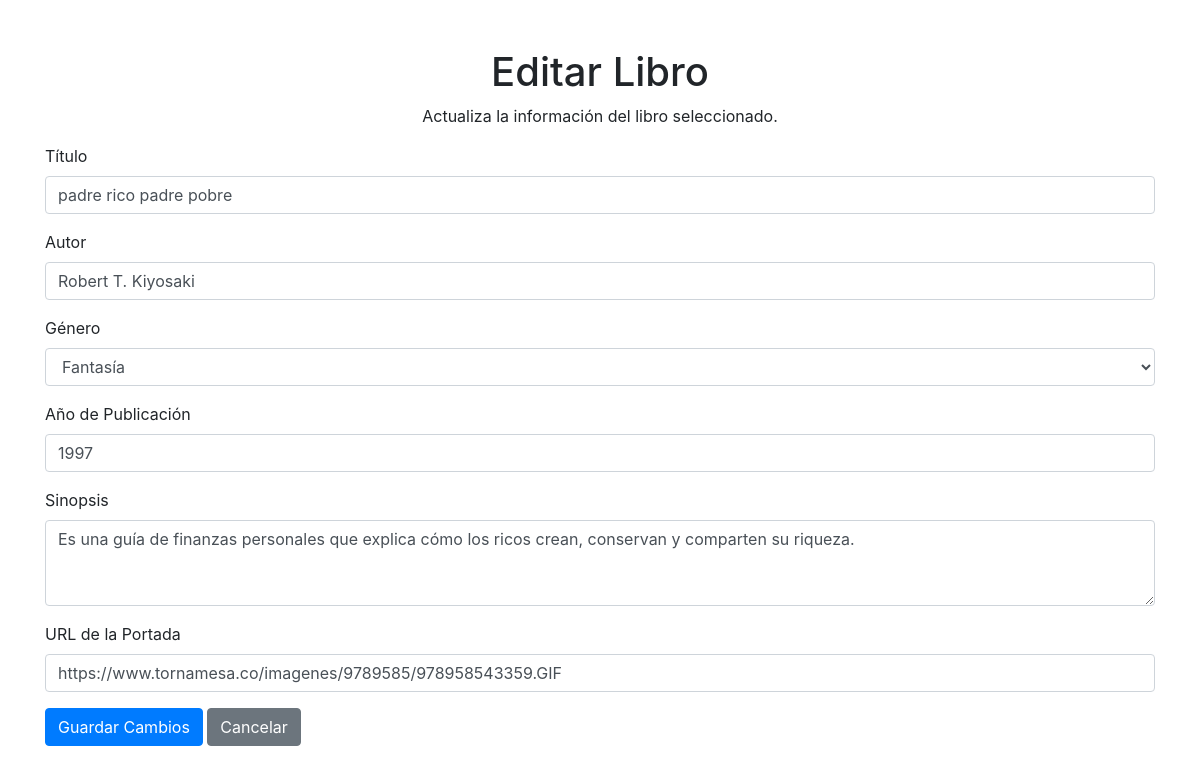
Screenshot of /editar.php?id=1 with the database file from the repository.
### tables this page shows
CREATE TABLE `libros` (
  `id` int(11) NOT NULL,
  `titulo` varchar(100) NOT NULL,
  `autor` varchar(100) NOT NULL,
  `genero_id` int(11) DEFAULT NULL,
  `año_publicacion` year(4) DEFAULT NULL,
  `sinopsis` text DEFAULT NULL,
  `portada_url` varchar(255) DEFAULT NULL,
  `fecha_agregado` timestamp NOT NULL DEFAULT current_timestamp()
);

### public/editar.php (the view, shortened to what this page needs)
<?php
include 'conexion.php';
$id = $_GET['id'];
$sql = "SELECT * FROM libros WHERE id = ?";
$stmt = $conn->prepare($sql);
$stmt->bind_param("i", $id);
$stmt->execute();
$result = $stmt->get_result();
$libro = $result->fetch_assoc();
?>
<!DOCTYPE html>
<html lang="es">
<head>
    <link rel="stylesheet" href="https://stackpath.bootstrapcdn.com/bootstrap/4.5.2/css/bootstrap.min.css">
</head>
<body>
    <div class="container mt-5">
        <h1 class="text-center">Editar Libro</h1>
        <p class="text-center">Actualiza la información del libro seleccionado.</p>
        <form method="POST" action="">
            <div class="form-group">
                <label for="titulo">Título</label>
                <input type="text" class="form-control" id="titulo" name="titulo" value="<?php echo htmlspecialchars($libro['titulo']); ?>" required>
            </div>
            <div class="form-group">
                <label for="autor">Autor</label>
                <input type="text" class="form-control" id="autor" name="autor" value="<?php echo htmlspecialchars($libro['autor']); ?>" required>
            </div>
            <div class="form-group">
                <label for="genero_id">Género</label>
                <select class="form-control" id="genero_id" name="genero_id" required>
                    <?php
                    include 'conexion.php';
                    $sql_generos = "SELECT id, nombre FROM generos";
                    $result_generos = $conn->query($sql_generos);
                    while ($row = $result_generos->fetch_assoc()) {
                        $selected = $libro['genero_id'] == $row['id'] ? 'selected' : '';
                        echo "<option value='" . $row['id'] . "' $selected>" . htmlspecialchars($row['nombre']) . "</option>";
                    }
                    ?>
                </select>
            </div>
            <div class="form-group">
                <label for="año_publicacion">Año de Publicación</label>
                <input type="number" class="form-control" id="año_publicacion" name="año_publicacion" min="0" max="2100" value="<?php echo htmlspecialchars($libro['año_publicacion']); ?>">
            </div>
            <div class="form-group">
                <label for="sinopsis">Sinopsis</label>
                <textarea class="form-control" id="sinopsis" name="sinopsis" rows="3"><?php echo htmlspecialchars($libro['sinopsis']); ?></textarea>
            </div>
            <div class="form-group">
                <label for="portada_url">URL de la Portada</label>
                <input type="url" class="form-control" id="portada_url" name="portada_url" value="<?php echo htmlspecialchars($libro['portada_url']); ?>">
            </div>
            <button type="submit" class="btn btn-primary">Guardar Cambios</button>
            <a href="index.php" class="btn btn-secondary">Cancelar</a>
        </form>
    </div>
</body>
</html>

### rows the page displays
libros: titulo "padre rico padre pobre", autor "Robert T. Kiyosaki", año_publicacion "1997", sinopsis "Es una guía de finanzas personales que explica cómo los ricos crean, conservan y comparten su riqueza.", portada_url "https://www.tornamesa.co/imagenes/9789585/978958543359.GIF"

### other values shown
form field genero_id "Fantasía"
